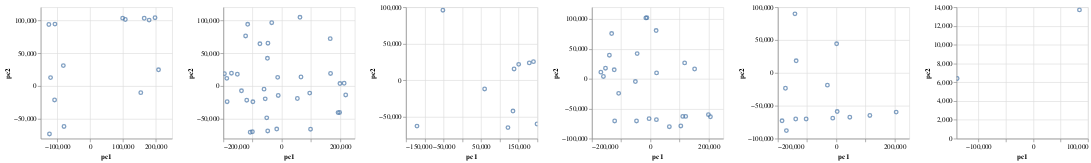

Notebook code cell kept with this figure:
### Code cell
import altair as alt

plots = []

for label in np.unique(y):
    pcs = pd.DataFrame({'pc1': tf[y == label, 0], 'pc2': tf[y == label, 1]})
    plot = alt.Chart(pcs).mark_point().encode(x='pc1', y='pc2').properties(width=200, height=200).interactive() 
    plots.append(plot)

alt.hconcat(*plots)

### Figure 1 — Vega-Lite specification as saved in the notebook (floating-point values rounded to 4 significant figures)
{"$schema": "https://vega.github.io/schema/vega-lite/v3.4.0.json", "config": {"mark": {"tooltip": null}, "view": {"height": 300, "width": 400}}, "datasets": {"data-0b4aff83167a06dd980a108de10f5f09": [{"pc1": 154600.0, "pc2": -10010.0}, {"pc1": 197900.0, "pc2": 104100.0}, {"pc1": -81190.0, "pc2": 31140.0}, {"pc1": -123400.0, "pc2": -72910.0}, {"pc1": 208600.0, "pc2": 24740.0}, {"pc1": -125300.0, "pc2": 93730.0}, {"pc1": 107500.0, "pc2": 101300.0}, {"pc1": -107800.0, "pc2": -21160.0}, {"pc1": -106700.0, "pc2": 94330.0}, {"pc1": 165000.0, "pc2": 103200.0}, {"pc1": -120100.0, "pc2": 12890.0}, {"pc1": -79150.0, "pc2": -61480.0}, {"pc1": 180000.0, "pc2": 100400.0}, {"pc1": 99350.0, "pc2": 103400.0}], "data-1053f001888432808fcb3233f4829814": [{"pc1": 121000.0, "pc2": -62800.0}, {"pc1": 117500.0, "pc2": 26780.0}, {"pc1": -169500.0, "pc2": 11270.0}, {"pc1": 104300.0, "pc2": -78800.0}, {"pc1": 19790.0, "pc2": 80950.0}, {"pc1": -132500.0, "pc2": 75970.0}, {"pc1": -15410.0, "pc2": 102100.0}, {"pc1": -4313.0, "pc2": -66530.0}, {"pc1": -51290.0, "pc2": -4385.0}, {"pc1": 21270.0, "pc2": 10050.0}, {"pc1": 111000.0, "pc2": -62760.0}, {"pc1": -122200.0, "pc2": -70390.0}, {"pc1": -140300.0, "pc2": 39710.0}, {"pc1": 198900.0, "pc2": -59820.0}, {"pc1": -153700.0, "pc2": 17910.0}, {"pc1": -108500.0, "pc2": -24210.0}, {"pc1": -160700.0, "pc2": 4102.0}, {"pc1": 205700.0, "pc2": -63350.0}, {"pc1": -47410.0, "pc2": -70430.0}, {"pc1": -123800.0, "pc2": 15200.0}, {"pc1": 65010.0, "pc2": -80080.0}, {"pc1": -11890.0, "pc2": 102300.0}, {"pc1": -45220.0, "pc2": 42370.0}, {"pc1": 151600.0, "pc2": 16590.0}, {"pc1": 20700.0, "pc2": -68200.0}], "data-124837d36843ecde73b11ea09bdc7605": [{"pc1": 165900.0, "pc2": 72210.0}, {"pc1": -14050.0, "pc2": 13270.0}, {"pc1": -47440.0, "pc2": 65230.0}, {"pc1": 213600.0, "pc2": 4279.0}, {"pc1": 167000.0, "pc2": 19190.0}, {"pc1": -48170.0, "pc2": -68330.0}, {"pc1": 198000.0, "pc2": -40200.0}, {"pc1": -34410.0, "pc2": 96480.0}, {"pc1": -116800.0, "pc2": 94000.0}, {"pc1": -108200.0, "pc2": -70300.0}, {"pc1": -17280.0, "pc2": -65450.0}, {"pc1": -74910.0, "pc2": 64330.0}, {"pc1": -56710.0, "pc2": -19480.0}, {"pc1": -187100.0, "pc2": -23750.0}, {"pc1": -98980.0, "pc2": -23900.0}, {"pc1": 218900.0, "pc2": -13500.0}, {"pc1": 192800.0, "pc2": -40370.0}, {"pc1": -123800.0, "pc2": 76260.0}, {"pc1": -152100.0, "pc2": 17960.0}, {"pc1": 62290.0, "pc2": 104700.0}, {"pc1": 199200.0, "pc2": 3808.0}, {"pc1": -138000.0, "pc2": -7222.0}, {"pc1": -188300.0, "pc2": 11760.0}, {"pc1": 65730.0, "pc2": 13780.0}, {"pc1": 98520.0, "pc2": -65660.0}, {"pc1": -100600.0, "pc2": -69610.0}, {"pc1": -120000.0, "pc2": -21550.0}, {"pc1": -172300.0, "pc2": 19600.0}, {"pc1": -51490.0, "pc2": -48360.0}, {"pc1": -196500.0, "pc2": 18810.0}, {"pc1": -60740.0, "pc2": -4694.0}, {"pc1": 95650.0, "pc2": -10730.0}, {"pc1": 53350.0, "pc2": -18920.0}, {"pc1": -49140.0, "pc2": 42240.0}, {"pc1": -12150.0, "pc2": -14260.0}], "data-328fbefae831ed662ebd9f8780380ca1": [{"pc1": -138900.0, "pc2": -70120.0}, {"pc1": -137400.0, "pc2": 18450.0}, {"pc1": 114900.0, "pc2": -64680.0}, {"pc1": 205100.0, "pc2": -59610.0}, {"pc1": 1198.0, "pc2": 44340.0}, {"pc1": -141600.0, "pc2": 89890.0}, {"pc1": 46270.0, "pc2": -67360.0}, {"pc1": -185700.0, "pc2": -72830.0}, {"pc1": -103200.0, "pc2": -70130.0}, {"pc1": -30430.0, "pc2": -18630.0}, {"pc1": 3036.0, "pc2": -58790.0}, {"pc1": -12150.0, "pc2": -68840.0}, {"pc1": -170900.0, "pc2": -87800.0}, {"pc1": -174100.0, "pc2": -23320.0}], "data-589e2fcb896db6c2c72501f32b504f69": [{"pc1": -139100.0, "pc2": 6406.0}, {"pc1": 84400.0, "pc2": 13720.0}], "data-8affe8a2107ff5b9c596ef2527aae724": [{"pc1": 121500.0, "pc2": -64900.0}, {"pc1": 134900.0, "pc2": -42260.0}, {"pc1": 199000.0, "pc2": -59890.0}, {"pc1": -120800.0, "pc2": -62840.0}, {"pc1": 137800.0, "pc2": 15460.0}, {"pc1": 150100.0, "pc2": 21730.0}, {"pc1": 189400.0, "pc2": 25450.0}, {"pc1": -51810.0, "pc2": 95910.0}, {"pc1": 59400.0, "pc2": -11920.0}, {"pc1": 178300.0, "pc2": 23750.0}]}, "hconcat": [{"data": {"name": "data-0b4aff83167a06dd980a108de10f5f09"}, "encoding": {"x": {"field": "pc1", "type": "quantitative"}, "y": {"field": "pc2", "type": "quantitative"}}, "height": 200, "mark": "point", "selection": {"selector026": {"bind": "scales", "encodings": ["x", "y"], "type": "interval"}}, "width": 200}, {"data": {"name": "data-124837d36843ecde73b11ea09bdc7605"}, "encoding": {"x": {"field": "pc1", "type": "quantitative"}, "y": {"field": "pc2", "type": "quantitative"}}, "height": 200, "mark": "point", "selection": {"selector027": {"bind": "scales", "encodings": ["x", "y"], "type": "interval"}}, "width": 200}, {"data": {"name": "data-8affe8a2107ff5b9c596ef2527aae724"}, "encoding": {"x": {"field": "pc1", "type": "quantitative"}, "y": {"field": "pc2", "type": "quantitative"}}, "height": 200, "mark": "point", "selection": {"selector028": {"bind": "scales", "encodings": ["x", "y"], "type": "interval"}}, "width": 200}, {"data": {"name": "data-1053f001888432808fcb3233f4829814"}, "encoding": {"x": {"field": "pc1", "type": "quantitative"}, "y": {"field": "pc2", "type": "quantitative"}}, "height": 200, "mark": "point", "selection": {"selector029": {"bind": "scales", "encodings": ["x", "y"], "type": "interval"}}, "width": 200}, {"data": {"name": "data-328fbefae831ed662ebd9f8780380ca1"}, "encoding": {"x": {"field": "pc1", "type": "quantitative"}, "y": {"field": "pc2", "type": "quantitative"}}, "height": 200, "mark": "point", "selection": {"selector030": {"bind": "scales", "encodings": ["x", "y"], "type": "interval"}}, "width": 200}, {"data": {"name": "data-589e2fcb896db6c2c72501f32b504f69"}, "encoding": {"x": {"field": "pc1", "type": "quantitative"}, "y": {"field": "pc2", "type": "quantitative"}}, "height": 200, "mark": "point", "selection": {"selector031": {"bind": "scales", "encodings": ["x", "y"], "type": "interval"}}, "width": 200}]}
